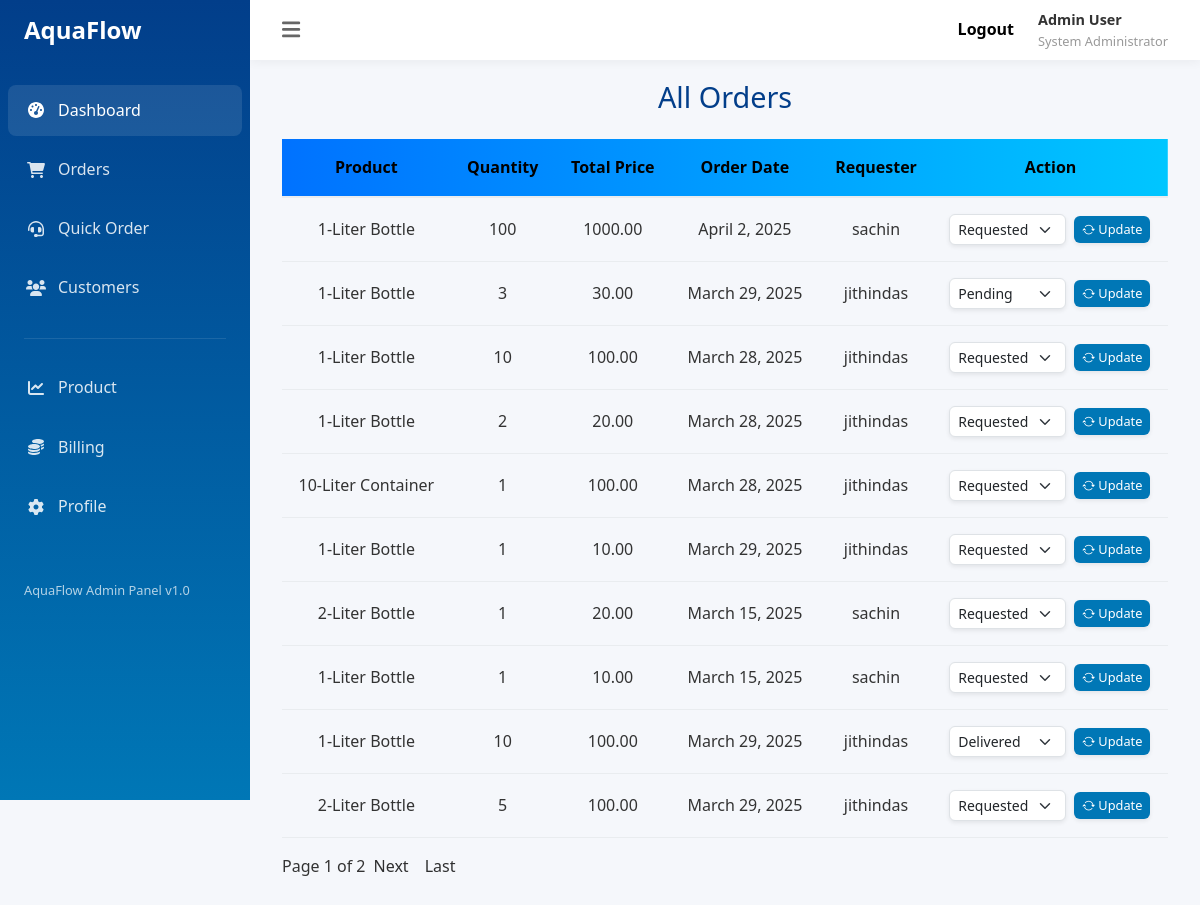
The app's page /admin_order with its own data.
### app/models.py (models this page shows, shortened)
class Order(models.Model):
    STATUS_CHOICES = (
        ('Requested', 'Requested'),
        ('Pending', 'Pending'),
        ('Delivered', 'Delivered'),
        ('Cancelled', 'Cancelled'),
    )
    customer = models.ForeignKey(User, on_delete=models.CASCADE)
    product = models.ForeignKey(Product, on_delete=models.CASCADE)
    quantity = models.PositiveIntegerField()
    total_price = models.DecimalField(max_digits=10, decimal_places=2, blank=True, null=True)
    order_date = models.DateField()
    created_date=models.DateField(auto_now_add=True,null=True,blank=True)
    razorpay_order_id = models.CharField(max_length=100, blank=True, null=True)
    razorpay_payment_id = models.CharField(max_length=100, blank=True, null=True)
    razorpay_signature = models.CharField(max_length=100, blank=True, null=True)
    is_paid = models.BooleanField(default=False)
    status = models.CharField(
        max_length=20,
        choices=STATUS_CHOICES,
        default='Requested',
    )

class Product(models.Model):
    size = models.CharField(max_length=100)
    price = models.DecimalField(max_digits=10, decimal_places=2)
    description = models.TextField(null=True,blank=True)
    def __str__(self):
        return f"{self.size}"

### app/views.py (the view)
# urls.py: path('admin_order', Admin_Order_View.as_view(),name='admin_order'),
class Admin_Order_View(View):
    def get(self, request, *args, **kwargs):
        orders = Order.objects.all().order_by('-id')
        paginator = Paginator(orders, 10)
        page_number = request.GET.get('page')
        page_orders = paginator.get_page(page_number)
        return render(request, 'admin_order.html', {'orders': page_orders})

### app/templates/admin_order.html (shortened to what this page needs)
{% extends 'admin.html' %}
{% block content %}
<h1 class="page-title text-center">All Orders</h1>
<table>
    <thead class="table_head">
        <tr>
            <th>Product</th>
            <th>Quantity</th>
            <th>Total Price</th>
            <th>Order Date</th>
            <th>Requester</th>
            <th>Action</th>
        </tr>
    </thead>
    <tbody>
        {% for i in orders %}
        <tr>
            <td>{{ i.product }}</td>
            <td>{{ i.quantity }}</td>
            <td>{{ i.total_price }}</td>
            <td>{{ i.order_date }}</td>
            <td>{{i.customer}}</td>
            <td>
                <form method="POST" action="{% url 'admin_order_update' i.id %}" class="d-flex align-items-center gap-2">
                    <div class="form-group mb-0">
                        <select name="status" class="form-select form-select-sm rounded-2 shadow-sm" required>
                            {% for key, value in i.STATUS_CHOICES %}
                                <option value="{{ key }}" {% if i.status == key %}selected{% endif %}>
                                    {{ value }}
                                </option>
                            {% endfor %}
                        </select>
                    </div>
                    <button type="submit" class="btn btn-primary btn-sm rounded-2 shadow-sm">
                        <i class="bi bi-arrow-repeat"></i> Update
                    </button>
                </form>
            </td>
        </tr>
        {% empty %}
        <tr>
            <td colspan="6">No orders yet.</td>
        </tr>
        {% endfor %}
    </tbody>
</table>
<div class="pagination mt-3">
    <span>Page {{ orders.number }} of {{ orders.paginator.num_pages }}</span>
    {% if orders.has_next %}
        <a class="mx-2 page_a" href="?page={{ orders.next_page_number }}">Next</a>
        <a class="mx-2 page_a" href="?page={{ orders.paginator.num_pages }}">Last</a>
    {% endif %}
</div>
{% endblock %}

### app/templates/admin.html (style rules this page uses)
:root { --primary-color: #0077b6; --secondary-color: #90e0ef; --accent-color: #00b4d8; --light-color: #caf0f8; --dark-color: #023e8a; --success-color: #28a745; --warning-color: #ffc107; --danger-color: #dc3545; --gray-light: #f8f9fa; --gray-medium: #e9ecef; --gray-dark: #343a40; --sidebar-width: 250px; --header-height: 60px; }
* { margin: 0; padding: 0; box-sizing: border-box; font-family: 'Segoe UI', Tahoma, Geneva, Verdana, sans-serif; }
body { background-color: #f5f7fb; color: #333; line-height: 1.6; display: flex; min-height: 100vh; }
.page-title { font-size: 1.8rem; margin-bottom: 1.5rem; color: var(--dark-color); }
.btn { padding: 0.5rem 1rem; border-radius: 5px; font-weight: 500; cursor: pointer; transition: all 0.3s ease; border: none; font-size: 0.9rem; }
.btn-primary { background-color: var(--primary-color); color: white; }
.btn-sm { padding: 0.25rem 0.5rem; font-size: 0.8rem; }
table { width: 100%; border-collapse: collapse; }
th, td { padding: 1rem; text-align: left; }
thead { background-color: var(--gray-light); }
th { font-weight: 600; color: #666; border-bottom: 2px solid var(--gray-medium); }
td { border-bottom: 1px solid var(--gray-medium); }

### app/templates/admin_order.html (style rules this page uses)
.table_head { background: linear-gradient(to left, #00c6ff, #0072ff); }
thead th { color: black; text-align: center; }
tbody td { text-align: center; }
.page_a { text-decoration: none; color: rgba(0, 0, 0, 0.815); }

### records on screen
Order: product "1-Liter Bottle", quantity "100", total_price "1000.00", order_date "April 2, 2025", customer "sachin", status "Requested"
Order: product "1-Liter Bottle", quantity "3", total_price "30.00", order_date "March 29, 2025", customer "jithindas", status "Pending"
Order: product "1-Liter Bottle", quantity "10", total_price "100.00", order_date "March 28, 2025", customer "jithindas", status "Requested"
Order: product "1-Liter Bottle", quantity "2", total_price "20.00", order_date "March 28, 2025", customer "jithindas", status "Requested"
Order: product "10-Liter Container", quantity "1", total_price "100.00", order_date "March 28, 2025", customer "jithindas", status "Requested"
Order: product "1-Liter Bottle", quantity "1", total_price "10.00", order_date "March 29, 2025", customer "jithindas", status "Requested"
Order: product "2-Liter Bottle", quantity "1", total_price "20.00", order_date "March 15, 2025", customer "sachin", status "Requested"
Order: product "1-Liter Bottle", quantity "1", total_price "10.00", order_date "March 15, 2025", customer "sachin", status "Requested"
Order: product "1-Liter Bottle", quantity "10", total_price "100.00", order_date "March 29, 2025", customer "jithindas", status "Delivered"
Order: product "2-Liter Bottle", quantity "5", total_price "100.00", order_date "March 29, 2025", customer "jithindas", status "Requested"

### other values on screen
{{ orders.number }} "1"
{{ orders.paginator.num_pages }} "2"
